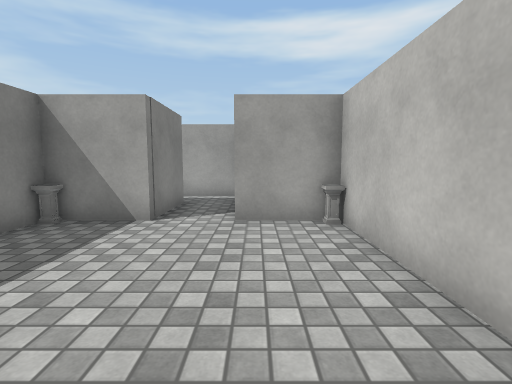
View 1 (above)

23 first-person views from a walk through a 3-D level made in the Unity game engine. The camera is 1.2 m above the floor, tilts 6° down and sees 85° across. The floor is counted in squares, 0.98 m on a side. Each view is taken from the middle of a square. On the plan, view 1 faces up. The plan holds only what a view shows up to about 13 squares ahead; the rest is blank. The player character is not drawn. Surface patterns are stand-ins for the level's own textures.

View 2
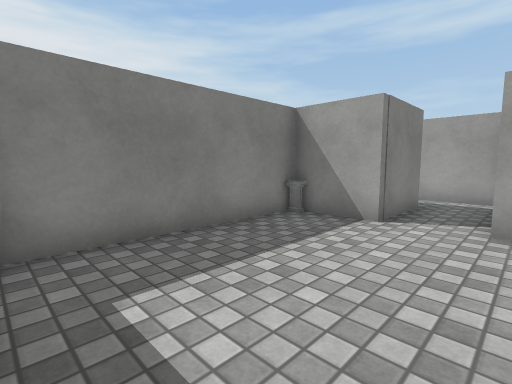

View 3
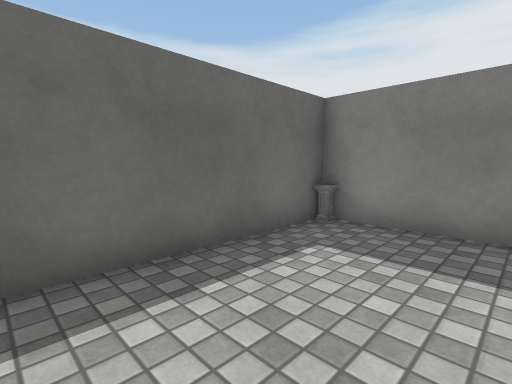

View 4
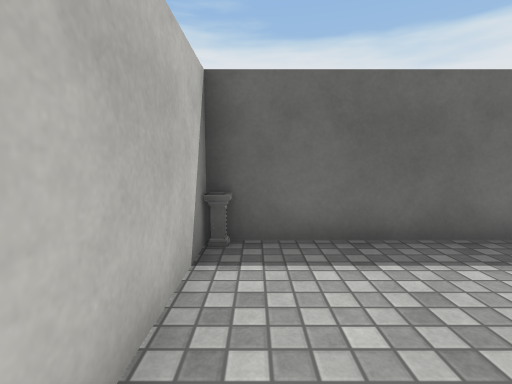

View 5
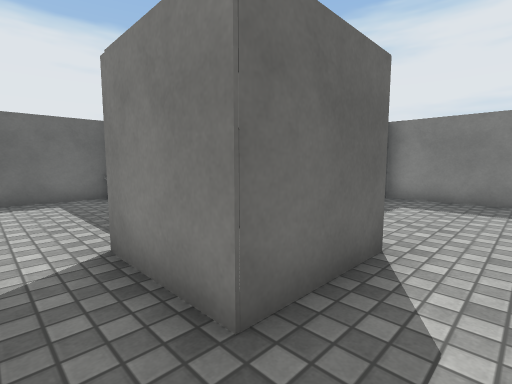

View 6
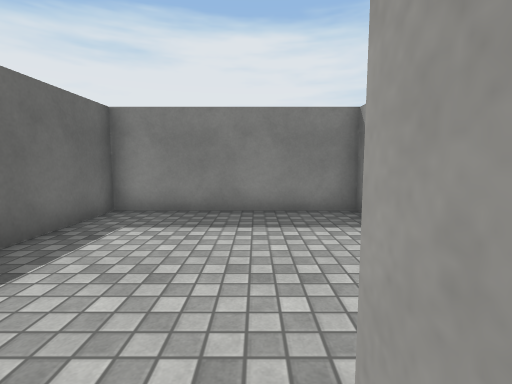

View 7
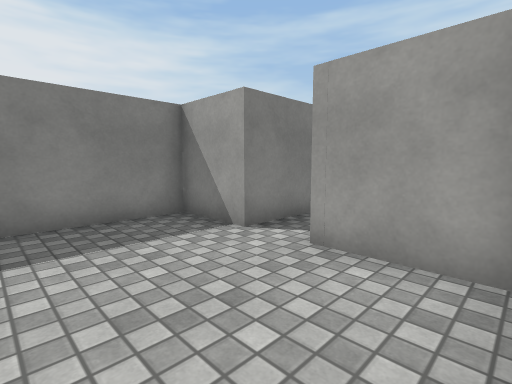

View 8
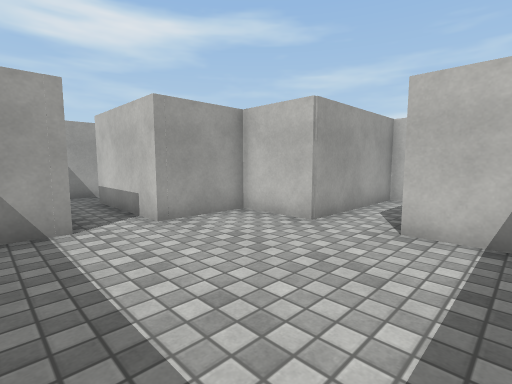

View 9
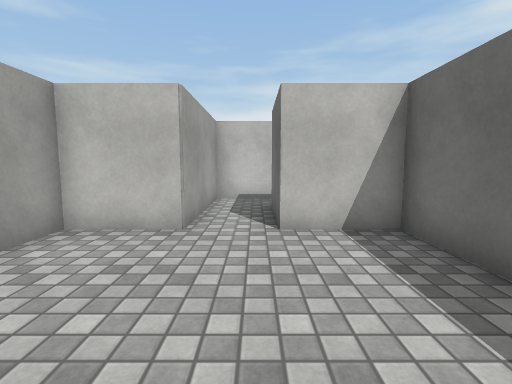

View 10
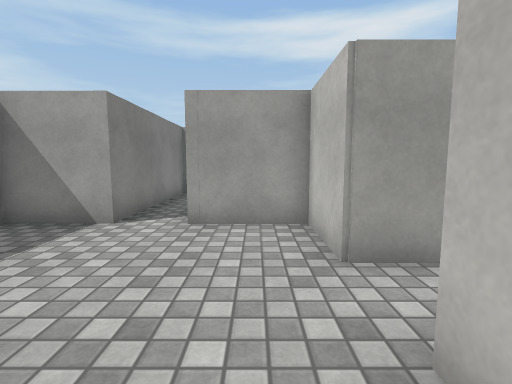

View 11
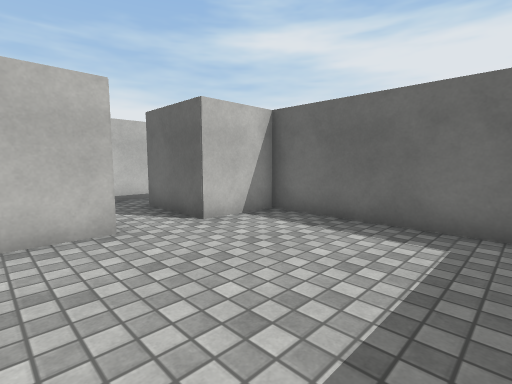

View 12
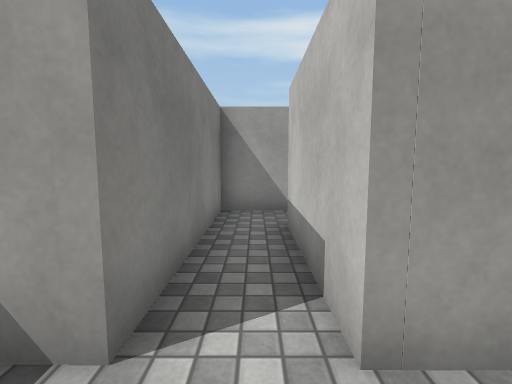

View 13
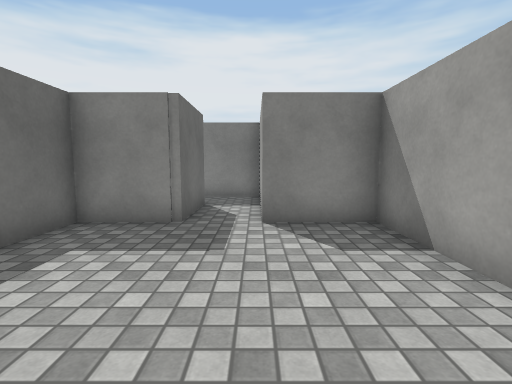

View 14
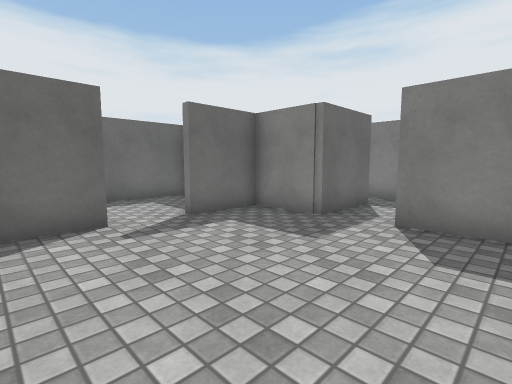

View 15
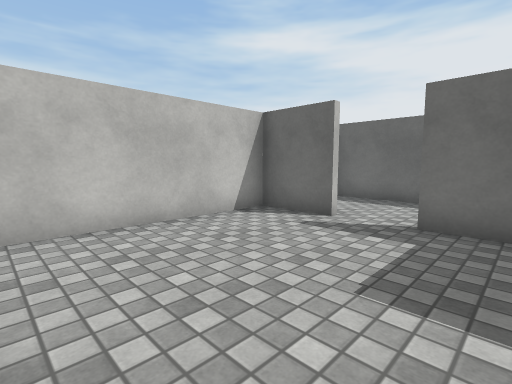

View 16
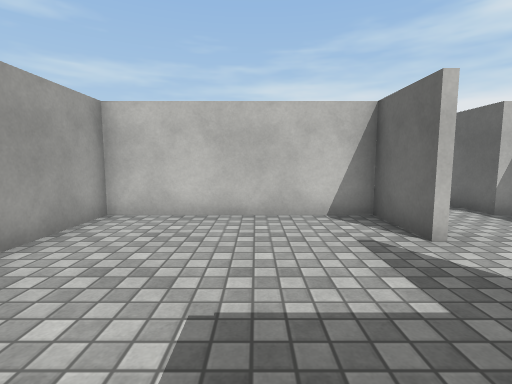

View 17
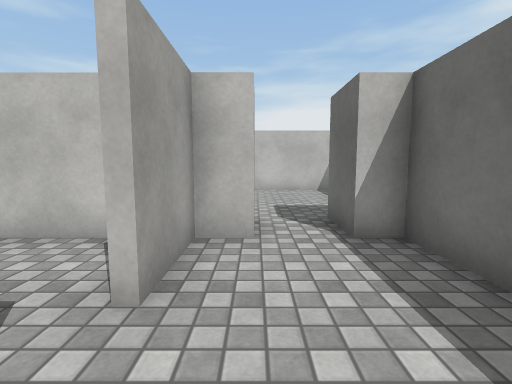

View 18
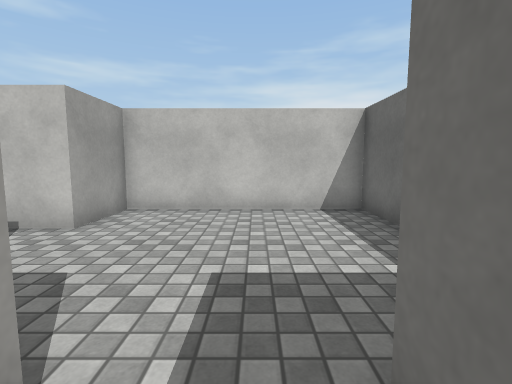

View 19
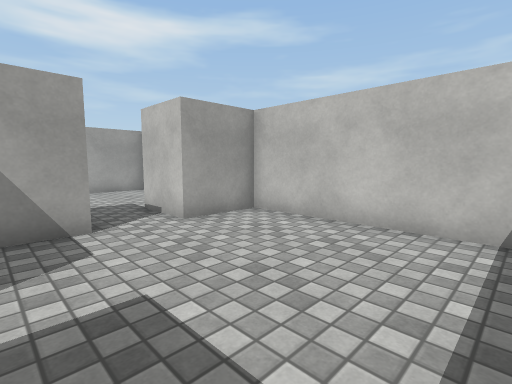

View 20
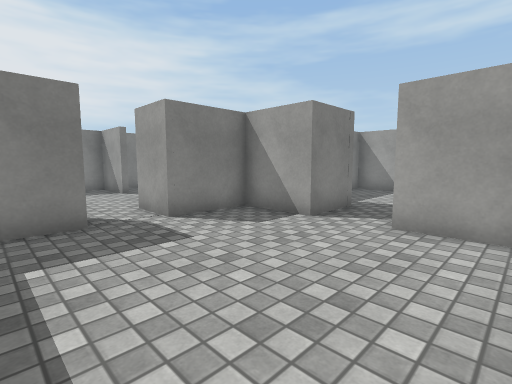

View 21
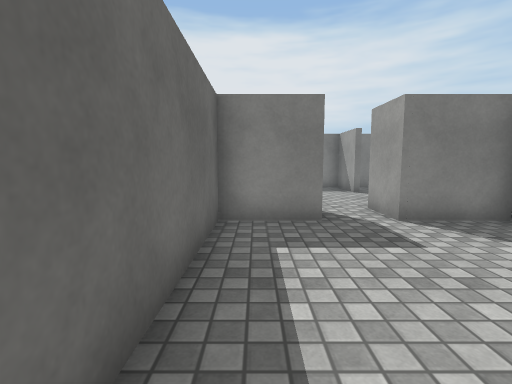

View 22
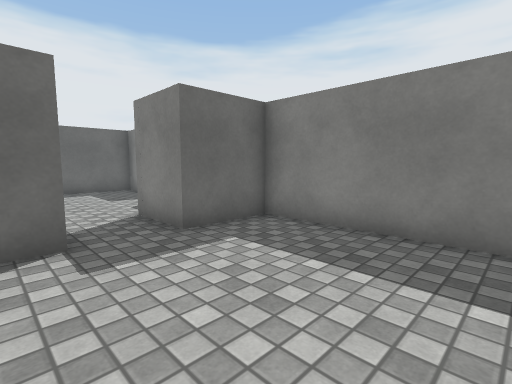

View 23
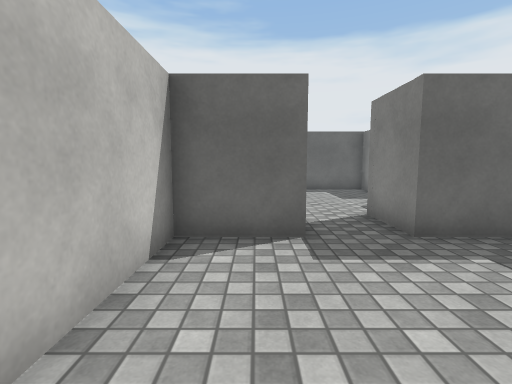

### Floor plan
Points are (right, up) in squares from view 1. A wall is a line through its corners. A room is listed if a view was taken in it or the views show most of it. See-through windows are left out.
Room 1 (views 1, 2, 3, 4)
walls: (-2.2, 5.9) (-4.4, 5.9) (-4.4, -0.3) (1.5, -0.3); (1.8, 0.5) (1.8, 5.9) (-0.5, 5.9)
ways out: opening at (-1, 6) to room 2
objects: pedestal (-4, 0); pedestal (-4, 6); pedestal (2, 0)
Room 2 (views 5, 6, 7, 8, 9, 10, 11, 12)
walls: (-8.9, 12.5) (-11.1, 12.5) (-11.1, 6.3) (-4.9, 6.3) (-4.9, 8.6) (-2.2, 8.6) (-2.2, 5.9); (-0.4, 7.8) (-0.4, 10.3) (-4.9, 10.3) (-4.9, 12.5) (-7.4, 12.5)
ways out: opening at (-1, 6) to room 1; opening at (-8, 13) to room 7
Room 3 (views 13, 14, 15, 16)
walls: (-0.8, 14.3) (1.5, 14.3) (1.5, 20.5) (-4.7, 20.5) (-4.7, 18.1) (-7.4, 18.1); (-7.4, 16.5) (-4.7, 16.5) (-4.7, 14.3) (-2.5, 14.3)
ways out: opening at (-1.5, 14) to room 4; opening at (-7, 17) to room 7
Room 4 (view 17)
walls: (-2.5, 14) (-4.7, 14) (-4.7, 13.2); (1.5, 13) (1.5, 14) (-0.8, 14); (-4.6, 10.6) (1.5, 10.6) (1.5, 11.4)
ways out: opening at (-1.5, 14) to room 3; opening at (2.5, 12) to room 5
Room 5 (views 18, 19, 20, 21)
walls: (5.4, 15.4) (3.1, 15.4) (3.1, 13) (1.5, 13); (1.5, 11.4) (3.1, 11.4) (3.1, 9.2) (9.4, 9.2) (9.4, 15.4) (7.2, 15.4)
ways out: opening at (2.5, 12) to room 4; opening at (6, 16.5) to room 6
Room 6 (views 22, 23)
walls: (4.9, 22.6) (3.1, 22.6) (3.1, 17.5) (5.4, 17.5) (5.4, 15.4); (9.4, 22.6) (7.1, 22.6); (7.2, 15.4) (7.2, 17.5) (9.4, 17.5) (9.4, 20.6)
ways out: opening at (6, 16.5) to room 5
Room 7 (no view inside)
walls: (-7.4, 12.5) (-7.4, 16.5); (-7.4, 18.1) (-8.9, 18.1) (-8.9, 12.5)
ways out: opening at (-8, 13) to room 2; opening at (-7, 17) to room 3

Where each view was taken, in squares from view 1:
view 1: 0 up, 0 right, facing up
view 2: 0 up, 0 right, facing up-left
view 3: 3 up, 1 right, facing down-left
view 4: 4 up, 1 right, facing down
view 5: 10 up, 1 left, facing down-left
view 6: 10 up, 4 left, facing left
view 7: 9 up, 5 left, facing up-left
view 8: 7 up, 10 left, facing up-right
view 9: 9 up, 10 left, facing right
view 10: 7 up, 6 left, facing up
view 11: 12 up, 10 left, facing down-right
view 12: 11 up, 8 left, facing up
view 13: 18 up, 1 right, facing left
view 14: 20 up, 1 right, facing down-left
view 15: 20 up, 4 left, facing down-right
view 16: 17 up, 5 left, facing right
view 17: 13 up, 3 left, facing right
view 18: 12 up, 2 right, facing right
view 19: 10 up, 4 right, facing up-right
view 20: 10 up, 9 right, facing up-left
view 21: 10 up, 9 right, facing left
view 22: 22 up, 8 right, facing down-left
view 23: 22 up, 8 right, facing down
